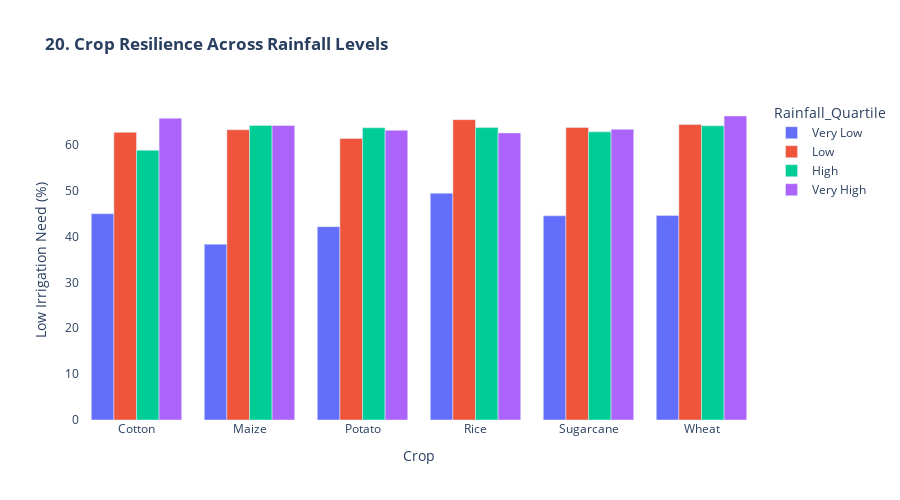

Notebook code for this chart:
### Markdown cell above
## *20. Crop Resilience to Rainfall Variability*

### Code cell
print("\n20. Crop Rainfall Resilience...")

df['Rainfall_Quartile'] = pd.qcut(df['Rainfall_mm'], 4, labels=['Very Low', 'Low', 'High', 'Very High'])
rainfall_resilience = df.groupby(['Crop_Type', 'Rainfall_Quartile'], observed=False).agg(
    Success_Rate=('Irrigation_Need', lambda x: (x == 'Low').mean() * 100),
    Samples=('Crop_Type', 'count')
).reset_index()

fig20 = px.bar(rainfall_resilience, x='Crop_Type', y='Success_Rate',
               color='Rainfall_Quartile', barmode='group',
               title='<b>20. Crop Resilience Across Rainfall Levels</b>',
               labels={'Success_Rate': 'Low Irrigation Need (%)', 'Crop_Type': 'Crop'})

fig20.update_layout(height=500, plot_bgcolor='white')
fig20.show()

### Figure 1 — Plotly figure (JSON) as saved in the notebook; plotly's stock layout.template omitted (floating-point values rounded to 4 significant figures)
{"data": [{"alignmentgroup": "True", "hovertemplate": "Rainfall_Quartile=Very Low<br>Crop=%{x}<br>Low Irrigation Need (%)=%{y}<extra></extra>", "legendgroup": "Very Low", "marker": {"color": "#636efa", "pattern": {"shape": ""}}, "name": "Very Low", "offsetgroup": "Very Low", "orientation": "v", "showlegend": true, "textposition": "auto", "type": "bar", "x": ["Cotton", "Maize", "Potato", "Rice", "Sugarcane", "Wheat"], "xaxis": "x", "y": [44.96, 38.31, 42.13, 49.43, 44.5, 44.55], "yaxis": "y"}, {"alignmentgroup": "True", "hovertemplate": "Rainfall_Quartile=Low<br>Crop=%{x}<br>Low Irrigation Need (%)=%{y}<extra></extra>", "legendgroup": "Low", "marker": {"color": "#EF553B", "pattern": {"shape": ""}}, "name": "Low", "offsetgroup": "Low", "orientation": "v", "showlegend": true, "textposition": "auto", "type": "bar", "x": ["Cotton", "Maize", "Potato", "Rice", "Sugarcane", "Wheat"], "xaxis": "x", "y": [62.68, 63.25, 61.35, 65.46, 63.76, 64.39], "yaxis": "y"}, {"alignmentgroup": "True", "hovertemplate": "Rainfall_Quartile=High<br>Crop=%{x}<br>Low Irrigation Need (%)=%{y}<extra></extra>", "legendgroup": "High", "marker": {"color": "#00cc96", "pattern": {"shape": ""}}, "name": "High", "offsetgroup": "High", "orientation": "v", "showlegend": true, "textposition": "auto", "type": "bar", "x": ["Cotton", "Maize", "Potato", "Rice", "Sugarcane", "Wheat"], "xaxis": "x", "y": [58.79, 64.2, 63.68, 63.73, 62.79, 64.12], "yaxis": "y"}, {"alignmentgroup": "True", "hovertemplate": "Rainfall_Quartile=Very High<br>Crop=%{x}<br>Low Irrigation Need (%)=%{y}<extra></extra>", "legendgroup": "Very High", "marker": {"color": "#ab63fa", "pattern": {"shape": ""}}, "name": "Very High", "offsetgroup": "Very High", "orientation": "v", "showlegend": true, "textposition": "auto", "type": "bar", "x": ["Cotton", "Maize", "Potato", "Rice", "Sugarcane", "Wheat"], "xaxis": "x", "y": [65.75, 64.17, 63.12, 62.56, 63.34, 66.25], "yaxis": "y"}], "layout": {"barmode": "group", "height": 500, "legend": {"title": {"text": "Rainfall_Quartile"}, "tracegroupgap": 0}, "plot_bgcolor": "white", "title": {"text": "<b>20. Crop Resilience Across Rainfall Levels</b>"}, "xaxis": {"anchor": "y", "domain": [0, 1], "title": {"text": "Crop"}}, "yaxis": {"anchor": "x", "domain": [0, 1], "title": {"text": "Low Irrigation Need (%)"}}}}
